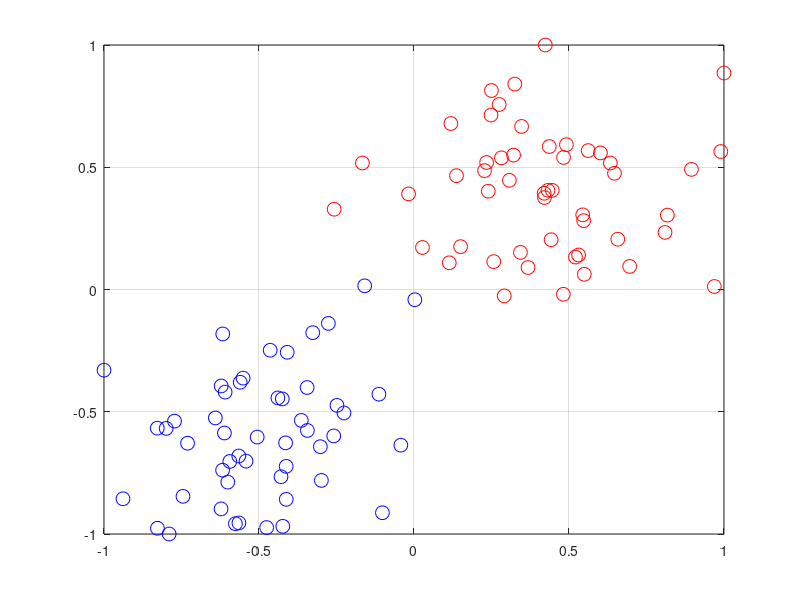

Source code (MATLAB): (Note: this script raises an error after producing the figure.)
clear 
close all
clc

%%
n = 100;
d = 2;
X = [randn(n/2,d)+2;randn(n/2,d)-2];
Y = [ones(n/2,1);-ones(n/2,1)];

%% Normalizzo
for i = 1:d
    mi = min(X(:,i));
    ma = max(X(:,i));
    di = ma - mi;
    X(:,i) = 2*(X(:,i)-mi)/di-1;
end

%%
figure, hold on, box on, grid on
plot(X(Y<0,1),X(Y<0,2),'ob','MarkerSize',10)
plot(X(Y>0,1),X(Y>0,2),'or','MarkerSize',10)

nl = round(.7 * n);
nv = n - nl;
err = zeros(30,1);
for k = 1:30
    % Divido in training set e validation set
    i  = randperm(n);
    il = sort(i(1:nl));
    iv = sort(i(nl+1:end));
    j = 0;
    
    XL = X(il,:);
    YL = Y(il);
    XV = X(iv,:);
    YV = Y(iv);
    
    for C = logspace(-4,3,30)
        j = j + 1;
        Q = diag(YL)*(XL*XL')*diag(YL);
        [~,err_,alpha,b] = SMO2_ab(nl,Q,-ones(nl,1),YL',zeros(nl,1),C*ones(nl,1),...
                                  1000000,.0001,zeros(nl,1));
        if (err_ ~= 0)
            warning('Problem in SMO')
        end
        w = XL'*diag(YL)*alpha;
        
        YS = XV*w+b;
        YS(YS>=0) = 1;
        YS(YS<0)  = -1;
        err(j) = err(j) + sum(YS ~= YV)/30;
    end
end
j = 0;
err_best = Inf;
for C = logspace(-4,3,30)
   j = j + 1;
   if (err(j) <= err_best)
      err_best = err(j);
      C_best = C;
   end
end
%class_err_best
C = C_best;
Q = diag(Y)*(X*X')*diag(Y);
[~,err_,alpha,b] = SMO2_ab(n,Q,-ones(n,1),Y',zeros(n,1),C*ones(n,1),...
                          1000000,.0001,zeros(n,1));
if (err_ ~= 0)
    warning('Problem in SMO')
end
w = X'*diag(Y)*alpha;

%% Plot the separator
ns = 10000;
XS = 2*rand(ns,d)-1;
YS = XS*w+b;

plot(XS(YS<0,1),XS(YS<0,2),'.c','MarkerSize',1)
plot(XS(YS>0,1),XS(YS>0,2),'.m','MarkerSize',1)
plot(XS(YS<-1,1),XS(YS<-1,2),'.b','MarkerSize',1)
plot(XS(YS>+1,1),XS(YS>+1,2),'.r','MarkerSize',1)

%% Check the solution
plot(X(alpha==0,1),X(alpha==0,2),'sg','MarkerSize',10)
plot(X(alpha>0&alpha<C,1),X(alpha>0&alpha<C,2),'sk','MarkerSize',10)
plot(X(alpha==C,1),X(alpha==C,2),'sy','MarkerSize',10)

%% Compute the duality gap
dualcost = -(.5*alpha'*Q*alpha-ones(n,1)'*alpha);
primalcost = .5*w'*w+C*sum(max(0,1-diag(Y)*(X*w+b))); 
dualitygap = abs(dualcost-primalcost);
title(sprintf('DG: %e   Best error: %e   Best C: %e',dualitygap,err_best,C_best));